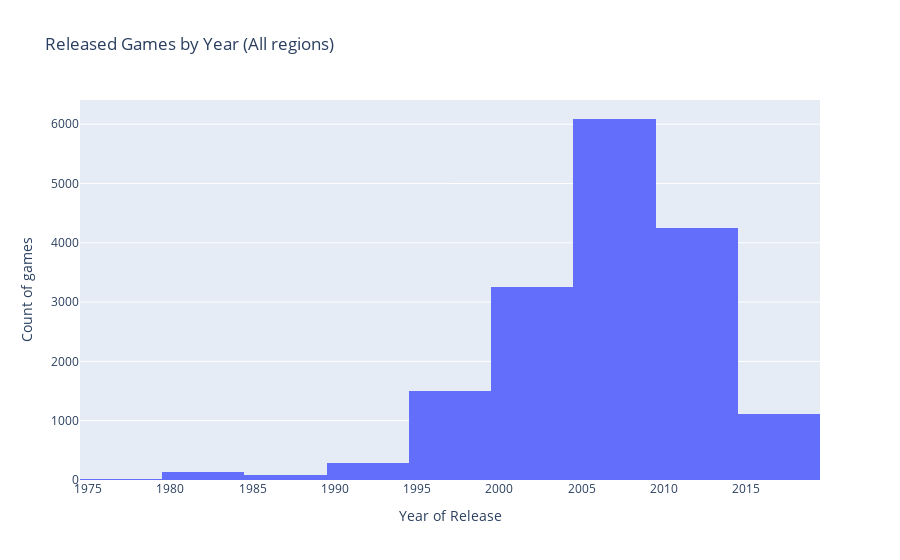

Notebook cell for this chart:
### Markdown cell above
The bar char above show us that the majority of the games were launched between 2002 to 2011, being 2008 and 2009 the best years for releases. Despite of the continous increments per year, we had a decline since 2010 to 2016.

### Code cell
fig2 = px.histogram(df,x="year_of_release", title="Released Games by Year (All regions)", nbins=10)
fig2.update_layout(xaxis_title = 'Year of Release' , yaxis_title= 'Count of games')
fig2.show()

### Figure 1 — Plotly figure (JSON) as saved in the notebook; plotly's stock layout.template omitted (floating-point values rounded to 4 significant figures; data arrays with more than 128 entries replaced by an {"elided": "..."} marker saying what was removed)
{"data": [{"alignmentgroup": "True", "bingroup": "x", "hovertemplate": "year_of_release=%{x}<br>count=%{y}<extra></extra>", "legendgroup": "", "marker": {"color": "#636efa", "pattern": {"shape": ""}}, "name": "", "nbinsx": 10, "offsetgroup": "", "orientation": "v", "showlegend": false, "type": "histogram", "x": {"elided": "16714 int values"}, "xaxis": "x", "yaxis": "y"}], "layout": {"barmode": "relative", "legend": {"tracegroupgap": 0}, "title": {"text": "Released Games by Year (All regions)"}, "xaxis": {"anchor": "y", "domain": [0, 1], "title": {"text": "Year of Release"}}, "yaxis": {"anchor": "x", "domain": [0, 1], "title": {"text": "Count of games"}}}}
